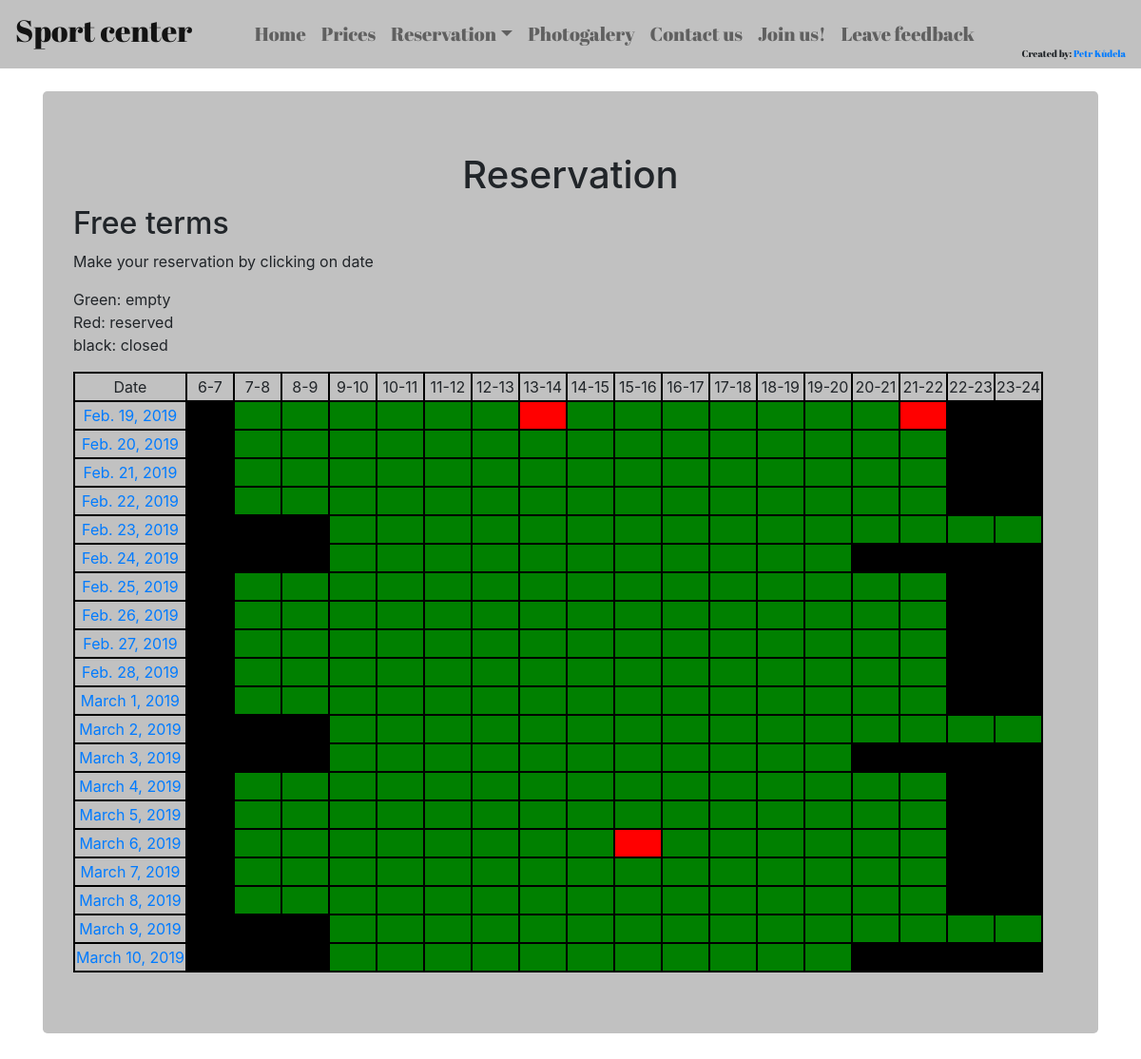
Screenshot of /reservation with the database file from the repository.
### club/models.py (models this page shows, shortened)
class ReservationDate(models.Model):
    day_id = models.AutoField(primary_key=True)
    Date = models.DateField()
    T6_7 = models.TextField(default = 'open')
    T7_8 = models.TextField(default = 'open')
    T8_9 = models.TextField(default = 'open')
    T9_10 = models.TextField(default = 'open')
    T10_11 = models.TextField(default = 'open')
    T11_12 = models.TextField(default = 'open')
    T12_13 = models.TextField(default = 'open')
    T13_14 = models.TextField(default = 'open')
    T14_15 = models.TextField(default = 'open')
    T15_16 = models.TextField(default = 'open')
    T16_17 = models.TextField(default = 'open')
    T17_18 = models.TextField(default = 'open')
    T18_19 = models.TextField(default = 'open')
    T19_20 = models.TextField(default = 'open')
    T20_21 = models.TextField(default = 'open')
    T21_22 = models.TextField(default = 'open')
    T22_23 = models.TextField(default = 'open')
    T23_24 = models.TextField(default = 'open')

### club/views.py (the view)
# urls.py: path('reservation',ReservationView.as_view(),name = 'reservation'),
class ReservationView(ListView):
    template_name = 'reservation.html'
    model = ReservationDate
    context_object_name = 'reservation_date'

### club/templates/reservation.html (shortened to what this page needs)
<!DOCTYPE html>
{% extends 'base.html' %}
{% block content %}
<div class="jumbotron" style=background-color:#c1c1c1; >
  <h1>Reservation</h1>
  <h2>Free terms</h2>
  <p>Make your reservation by clicking on date</p>
  <p>Green: empty <br>Red: reserved <br>black: closed </p>
  <table>
    <tr>
      <td>Date</td>
      <td>6-7</td>
      <td>7-8</td>
      <td>8-9</td>
      <td>9-10</td>
      <td>10-11</td>
      <td>11-12</td>
      <td>12-13</td>
      <td>13-14</td>
      <td>14-15</td>
      <td>15-16</td>
      <td>16-17</td>
      <td>17-18</td>
      <td>18-19</td>
      <td>19-20</td>
      <td>20-21</td>
      <td>21-22</td>
      <td>22-23</td>
      <td>23-24</td>
    </tr>
  {% for date in reservation_date %}
  <tr>
    <td><a href="reservation/{{date.day_id}}">{{date.Date}}</a></td>
    <td class = 'time'>{{date.T6_7}}</td>
    <td class = 'time'>{{date.T7_8}}</td>
    <td class = 'time'>{{date.T8_9}}</td>
    <td class = 'time'>{{date.T9_10}}</td>
    <td class = 'time'>{{date.T10_11}}</td>
    <td class = 'time'>{{date.T11_12}}</td>
    <td class = 'time'>{{date.T12_13}}</td>
    <td class = 'time'>{{date.T13_14}}</td>
    <td class = 'time'>{{date.T14_15}}</td>
    <td class = 'time'>{{date.T15_16}}</td>
    <td class = 'time'>{{date.T16_17}}</td>
    <td class = 'time'>{{date.T17_18}}</td>
    <td class = 'time'>{{date.T18_19}}</td>
    <td class = 'time'>{{date.T19_20}}</td>
    <td class = 'time'>{{date.T20_21}}</td>
    <td class = 'time'>{{date.T21_22}}</td>
    <td class = 'time'>{{date.T22_23}}</td>
    <td class = 'time'>{{date.T23_24}}</td>
  </tr>
  {% endfor %}
  </table>
    </div>
  {% endblock %}

### club/templates/base.html (shortened to what this page needs)
<!DOCTYPE html>
{% load staticfiles %}
<html lang="en" dir="ltr">
  <head>
    <link rel="stylesheet" href="https://stackpath.bootstrapcdn.com/bootstrap/4.1.3/css/bootstrap.min.css">
    <link rel="stylesheet" href="{% static 'css/club.css' %}">
  </head>
  <body>
    <nav class="navbar navbar-expand-lg navbar-light" style="background-color: #c1c1c1;">
  <a class="navbar-brand" href="{%url 'index' %}"> <h2>Sport center</h2></a>
  <div class="nav_text_position">
    <ul class="navbar-nav mr-auto">
      <li class="nav-item">
        <a class="nav-link" href="{% url 'index' %}">  Home </a>
      </li>
      <li class="nav-item">
        <a class="nav-link" href="{% url 'prices' %}">Prices</a>
      </li>
      <li class="nav-item dropdown">
         <a class="nav-link dropdown-toggle" href="" id="navbarDropdownMenuLink" data-toggle="dropdown" aria-haspopup="true" aria-expanded="false">Reservation</a>
      </li>
      <li class="nav-item">
        <a class="nav-link" href="{% url 'photogallery' %}">Photogalery</a>
      </li>
      <li class="nav-item">
        <a class="nav-link" href="{% url 'contacts' %}">Contact us </a>
      </li>
      <li class="nav-item">
        <a class="nav-link" href="{% url 'joinus' %}">Join us!</a>
      </li>
      <li class="nav-item">
        <a class="nav-link" href="{% url 'feedback' %}">Leave feedback</a>
      </li>
    </ul>
      </div>
      <span class = 'author'>Created by: <a href="https://www.linkedin.com/in/petr-k%C5%AFdela-56666017b/"> Petr Kůdela</a></span>
</nav>
  <div class="container">
    <br>
    {% block content %}
    {% endblock %}
  </div>
  </body>
</html>

### club/static/css/club.css (style rules this page uses)
body { background-image: url("/static/images/uvod.jpg"); background-size: cover; background-repeat: no-repeat; background-position: top; -webkit-background-size: cover; -moz-background-size: cover; -o-background-size: cover; }
h1 { text-align: center; }
nav { font-family: 'Abril Fatface'; font-size: 20px; }
.nav_text_position { margin: auto; }
.author { font-size: 10px; margin-top: auto; }
td { text-align: center; border: 2px solid black; height: 30px; min-width: 50px; }

### rows the page displays
ReservationDate: Date "Feb. 19, 2019"
ReservationDate: Date "Feb. 20, 2019"
ReservationDate: Date "Feb. 21, 2019"
ReservationDate: Date "Feb. 22, 2019"
ReservationDate: Date "Feb. 23, 2019"
ReservationDate: Date "Feb. 24, 2019"
ReservationDate: Date "Feb. 25, 2019"
ReservationDate: Date "Feb. 26, 2019"
ReservationDate: Date "Feb. 27, 2019"
ReservationDate: Date "Feb. 28, 2019"
ReservationDate: Date "March 1, 2019"
ReservationDate: Date "March 2, 2019"
ReservationDate: Date "March 3, 2019"
ReservationDate: Date "March 4, 2019"
ReservationDate: Date "March 5, 2019"
ReservationDate: Date "March 6, 2019"
ReservationDate: Date "March 7, 2019"
ReservationDate: Date "March 8, 2019"
ReservationDate: Date "March 9, 2019"
ReservationDate: Date "March 10, 2019"
